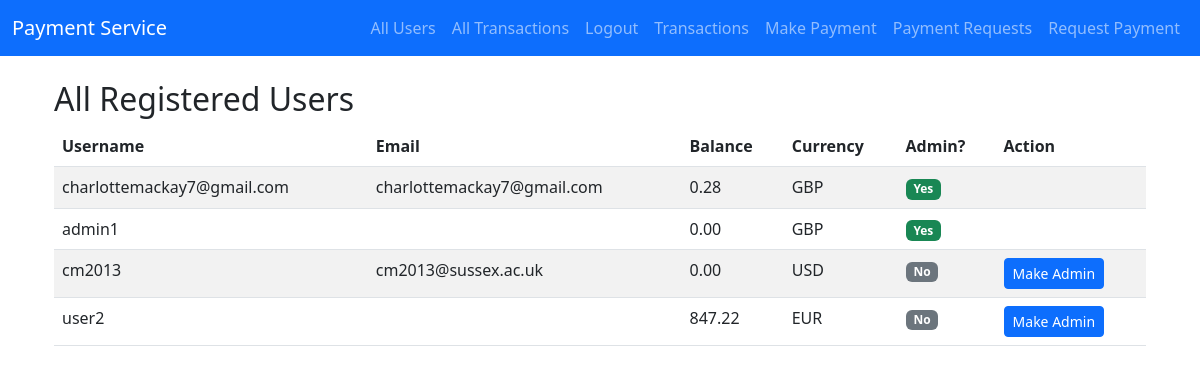
The page /webapps2025/admin/users/ (signed in) on the database as committed earlier.
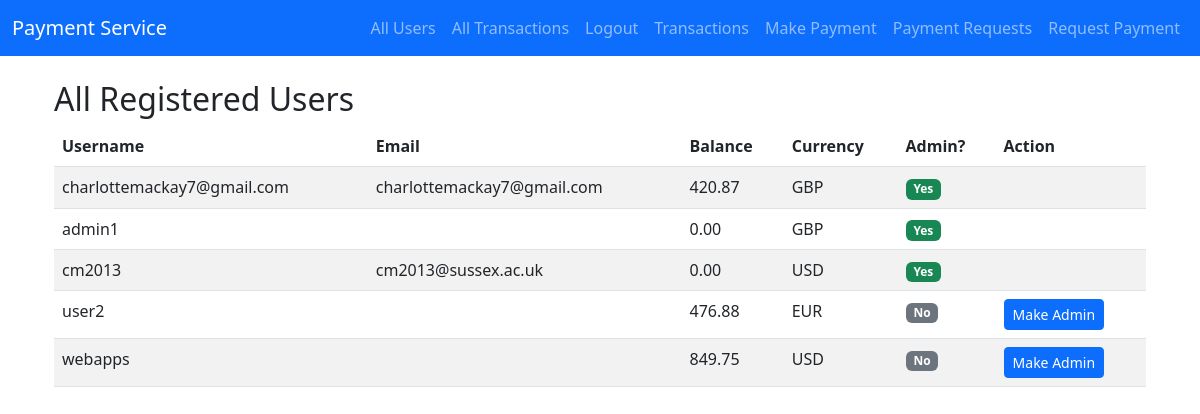
The same page on the database as committed later.
### register/models.py (models this page shows, shortened)
class CustomUser(AbstractUser):
    CURRENCY_CHOICES = [
        ('GBP', 'Pounds'),
        ('USD', 'US Dollars'),
        ('EUR', 'Euros'),
    ]
    currency = models.CharField(max_length=3, choices=CURRENCY_CHOICES, default='GBP')
    balance = models.DecimalField(max_digits=10, decimal_places=2, default=Decimal('750.00'))

### payapp/views.py (the view)
# urls.py: path('webapps2025/admin/users/', admin_users, name='admin_users'),
@user_passes_test(is_staff_check)
@transaction.atomic
def admin_users(request):
    User = get_user_model()
    all_users = User.objects.all()
    return render(request, 'admin_users.html', {'users': all_users})

### payapp/views.py (called while the page is built)
def is_staff_check(user):
    return user.is_staff or user.is_superuser

### templates/admin_users.html (shortened to what this page needs)
{% extends "base.html" %}
{% block content %}
    <div class="container mt-4">
        <h2>All Registered Users</h2>
        <table class="table table-striped">
            <thead>
            <tr>
                <th>Username</th>
                <th>Email</th>
                <th>Balance</th>
                <th>Currency</th>
                <th>Admin?</th>
                <th>Action</th>
            </tr>
            </thead>
            <tbody>
            {% for u in users %}
                <tr>
                    <td>{{ u.username }}</td>
                    <td>{{ u.email }}</td>
                    <td>{{ u.balance }}</td>
                    <td>{{ u.currency }}</td>
                    <td>
                        {% if u.is_staff %}
                            <span class="badge bg-success">Yes</span>
                        {% else %}
                            <span class="badge bg-secondary">No</span>
                        {% endif %}
                    </td>
                    <td>
                        {% if not u.is_staff %}
                            <form method="POST" action="{% url 'make_admin' u.id %}">
                                <button class="btn btn-primary btn-sm">Make Admin</button>
                            </form>
                        {% endif %}
                    </td>
                </tr>
            {% empty %}
                <tr>
                    <td colspan="6">No users found.</td>
                </tr>
            {% endfor %}
            </tbody>
        </table>
    </div>
{% endblock content %}

Rows that differ between the two databases and show on the page:
changed CustomUser "charlottemackay7@gmail.com": balance "0.28" → "420.87"
changed CustomUser "cm2013": is_staff "No Make Admin" → "Yes"
changed CustomUser "user2": balance "847.22" → "476.88"
added CustomUser: username "webapps", balance "849.75", currency "USD", is_staff "No"
